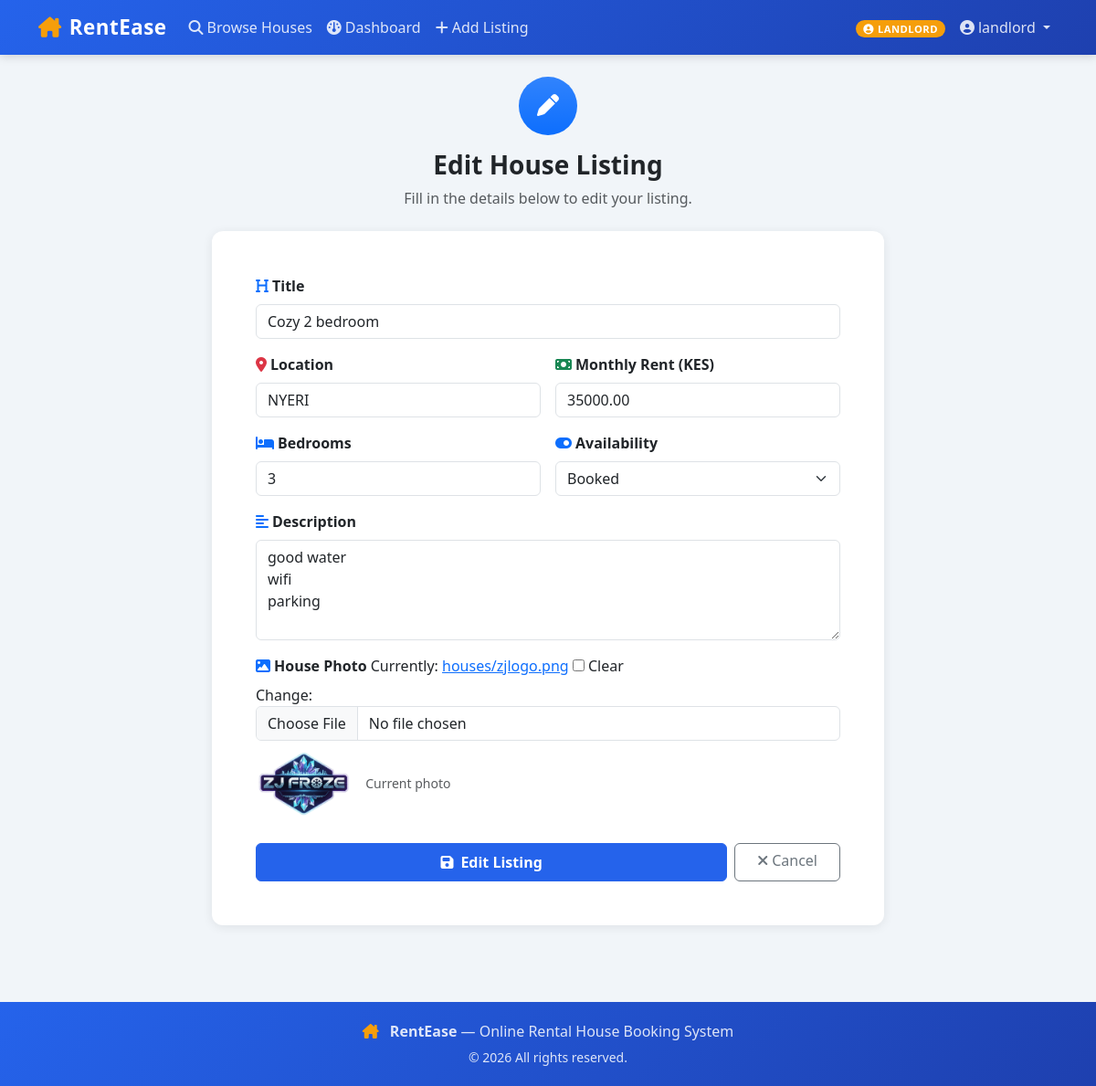
Screenshot of /houses/houses/1/edit/ (signed in) with the database file from the repository.
### accounts/models.py (models this page shows, shortened)
class CustomUser(AbstractUser):
    ROLE_CHOICES = (
        ('tenant',   'Tenant'),
        ('landlord', 'Landlord'),
        ('admin',    'Admin'),
    )
    role = models.CharField(
        max_length=10, choices=ROLE_CHOICES, default='tenant')
    phone = models.CharField(max_length=15, blank=True)
    @property
    def is_tenant(self):
        return self.role == 'tenant'
    @property
    def is_landlord(self):
        return self.role == 'landlord'
    @property
    def is_admin_user(self):
        return self.role == 'admin'

### houses/models.py (models this page shows, shortened)
class House(models.Model):
    AVAILABILITY_CHOICES = (
        ('available',   'Available'),
        ('booked',      'Booked'),
        ('unavailable', 'Unavailable'),
    )
    landlord = models.ForeignKey(
        settings.AUTH_USER_MODEL, on_delete=models.CASCADE, related_name='houses')
    title = models.CharField(max_length=200)
    description = models.TextField()
    location = models.CharField(max_length=200)
    price = models.DecimalField(max_digits=10, decimal_places=2)
    image = models.ImageField(upload_to='houses/', blank=True, null=True)
    availability = models.CharField(
        max_length=15, choices=AVAILABILITY_CHOICES, default='available')
    bedrooms = models.PositiveIntegerField(default=1)
    created_at = models.DateTimeField(auto_now_add=True)
    updated_at = models.DateTimeField(auto_now=True)

### houses/views.py (the view)
# urls.py: path('houses/<int:pk>/edit/',   views.house_edit,     name='house_edit'),
@landlord_required
def house_edit(request, pk):
    house = get_object_or_404(House, pk=pk, landlord=request.user)
    if request.method == 'POST':
        form = HouseForm(request.POST, request.FILES, instance=house)
        if form.is_valid():
            form.save()
            messages.success(request, f'"{house.title}" updated successfully!')
            return redirect('landlord_dashboard')
        else:
            messages.error(request, 'Please fix the errors below.')
    else:
        form = HouseForm(instance=house)
    return render(request, 'houses/house_form.html', {'form': form, 'action': 'Edit', 'house': house})

### templates/houses/house_form.html (shortened to what this page needs)
{% extends 'base.html' %}
{% block content %}
<div class="row justify-content-center">
  <div class="col-12 col-lg-8">
    <div class="text-center mb-4">
      <div class="bg-primary bg-gradient d-inline-flex align-items-center justify-content-center rounded-circle mb-3"
           style="width:64px;height:64px;">
        <i class="fa-solid {% if action == 'Add' %}fa-plus{% else %}fa-pen{% endif %} fa-xl text-white"></i>
      </div>
      <h3 class="fw-bold">{{ action }} House Listing</h3>
      <p class="text-muted">Fill in the details below to {{ action|lower }} your listing.</p>
    </div>
    <div class="card p-4 p-md-5">
      <form method="post" enctype="multipart/form-data" novalidate>
        <div class="row g-3">
          <div class="col-12">
            <label class="form-label fw-semibold">
              <i class="fa-solid fa-heading text-primary me-1"></i>Title
            </label>
            {{ form.title }}
          </div>
          <div class="col-12 col-sm-6">
            <label class="form-label fw-semibold">
              <i class="fa-solid fa-location-dot text-danger me-1"></i>Location
            </label>
            {{ form.location }}
          </div>
          <div class="col-12 col-sm-6">
            <label class="form-label fw-semibold">
              <i class="fa-solid fa-money-bill text-success me-1"></i>Monthly Rent (KES)
            </label>
            {{ form.price }}
          </div>
          <div class="col-12 col-sm-6">
            <label class="form-label fw-semibold">
              <i class="fa-solid fa-bed text-primary me-1"></i>Bedrooms
            </label>
            {{ form.bedrooms }}
          </div>
          <div class="col-12 col-sm-6">
            <label class="form-label fw-semibold">
              <i class="fa-solid fa-toggle-on text-primary me-1"></i>Availability
            </label>
            {{ form.availability }}
          </div>
          <div class="col-12">
            <label class="form-label fw-semibold">
              <i class="fa-solid fa-align-left text-primary me-1"></i>Description
            </label>
            {{ form.description }}
          </div>
          <div class="col-12">
            <label class="form-label fw-semibold">
              <i class="fa-solid fa-image text-primary me-1"></i>House Photo
            </label>
            {{ form.image }}
            {% if house.image %}
              <div class="mt-2">
                <img src="{{ house.image.url }}" class="rounded" style="height:80px;object-fit:cover;" alt="Current">
                <small class="text-muted ms-2">Current photo</small>
              </div>
            {% endif %}
          </div>
        </div>
        <div class="d-flex gap-2 mt-4">
          <button type="submit" class="btn btn-primary flex-grow-1 py-2 fw-semibold">
            <i class="fa-solid fa-floppy-disk me-2"></i>{{ action }} Listing
          </button>
          <a href="{% url 'landlord_dashboard' %}" class="btn btn-outline-secondary px-4">
            <i class="fa-solid fa-xmark me-1"></i>Cancel
          </a>
        </div>
      </form>
    </div>
  </div>
</div>
{% endblock %}

### templates/base.html (shortened to what this page needs)
<!DOCTYPE html>
<html lang="en">
<head>
  <link href="https://cdn.jsdelivr.net/npm/bootstrap@5.3.2/dist/css/bootstrap.min.css" rel="stylesheet"/>
  <link href="https://cdnjs.cloudflare.com/ajax/libs/font-awesome/6.5.0/css/all.min.css" rel="stylesheet"/>
</head>
<body>
  <nav class="navbar navbar-expand-lg">
    <div class="container">
      <a class="navbar-brand" href="{% url 'house_list' %}">
        <i class="fa-solid fa-house-chimney me-2"></i>RentEase
      </a>
      <div class="collapse navbar-collapse" id="mainNav">
        <ul class="navbar-nav me-auto mb-2 mb-lg-0">
          <li class="nav-item">
            <a class="nav-link" href="{% url 'house_list' %}">
              <i class="fa-solid fa-magnifying-glass me-1"></i>Browse Houses
            </a>
          </li>
          {% if user.is_authenticated %}
            {% if user.is_landlord %}
              <li class="nav-item">
                <a class="nav-link" href="{% url 'landlord_dashboard' %}">
                  <i class="fa-solid fa-gauge me-1"></i>Dashboard
                </a>
              </li>
              <li class="nav-item">
                <a class="nav-link" href="{% url 'house_add' %}">
                  <i class="fa-solid fa-plus me-1"></i>Add Listing
                </a>
              </li>
            {% endif %}
          {% endif %}
        </ul>
        <ul class="navbar-nav ms-auto align-items-center gap-2">
          {% if user.is_authenticated %}
            <li class="nav-item">
              <span class="role-badge
                {% if user.is_tenant %}badge-tenant
                {% elif user.is_landlord %}badge-landlord
                {% else %}badge-admin{% endif %}">
                <i class="fa-solid fa-circle-user me-1"></i>{{ user.role }}
              </span>
            </li>
            <li class="nav-item dropdown">
              <a class="nav-link dropdown-toggle" href="#" data-bs-toggle="dropdown">
                <i class="fa-solid fa-user-circle me-1"></i>{{ user.username }}
              </a>
            </li>
          {% endif %}
        </ul>
      </div>
    </div>
  </nav>
  <main class="container py-4">
    {% block content %}{% endblock %}
  </main>
  <footer class="text-center">
    <div class="container">
      <p class="mb-1">
        <i class="fa-solid fa-house-chimney me-2" style="color: var(--accent)"></i>
        <strong>RentEase</strong> — Online Rental House Booking System
      </p>
      <small>© 2026 All rights reserved.</small>
    </div>
  </footer>
</body>
</html>

### templates/base.html (style rules this page uses)
:root { --primary: #2563eb; --secondary: #1e40af; --accent: #f59e0b; --light-bg: #f1f5f9; }
body { background-color: var(--light-bg); font-family: 'Segoe UI', sans-serif; }
.navbar { background: linear-gradient(135deg, var(--primary), var(--secondary)); box-shadow: 0 2px 10px rgba(0,0,0,0.15); }
.navbar-brand { font-weight: 700; font-size: 1.4rem; color: #fff !important; letter-spacing: 0.5px; }
.navbar-brand i { color: var(--accent); }
.nav-link { color: rgba(255,255,255,0.85) !important; font-weight: 500; transition: color 0.2s; }
.role-badge { font-size: 0.7rem; padding: 2px 8px; border-radius: 20px; font-weight: 600; text-transform: uppercase; letter-spacing: 0.5px; }
.badge-landlord { background: var(--accent); color: #fff; }
.card { border: none; border-radius: 12px; box-shadow: 0 2px 12px rgba(0,0,0,0.08); transition: transform 0.2s, box-shadow 0.2s; }
.btn-primary { background: var(--primary); border-color: var(--primary); }
footer { background: linear-gradient(135deg, var(--primary), var(--secondary)); color: rgba(255,255,255,0.85); padding: 20px 0; margin-top: 60px; }

### rows the page displays
CustomUser: role "LANDLORD", username "landlord"
House: title "Cozy 2 bedroom", location "NYERI", price "35000.00", bedrooms "3", availability "Booked", description "good water wifi parking", image (picture)

### other values shown
{{ action }} "Edit"
{{ action|lower }} "edit"
